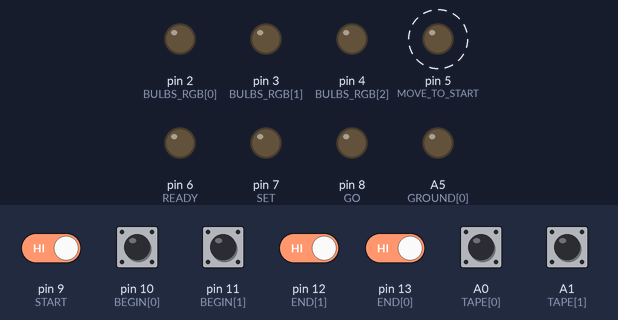
Recording of a sketch running on a simulated Arduino Nano, built with avr-gcc and run on an emulated ATmega328P. Parts: output pins drawn as LEDs (lit = HIGH). Dashed ring = blinking. The inputs (shaded band) are chosen by the test bench; at power-on: A0 (TAPE[0]), A1 (TAPE[1]), pin 9 (START), pin 10 (BEGIN[0]), pin 11 (BEGIN[1]), pin 12 (END[1]), pin 13 (END[0]) HIGH. EEPROM starts erased; what the sketch prints to the serial monitor is not drawn.

Above: at 10.8 s.
10.9 s: pin 9 (START) driven LOW and pin 13 (END[0]) driven LOW
At 15.2 s:
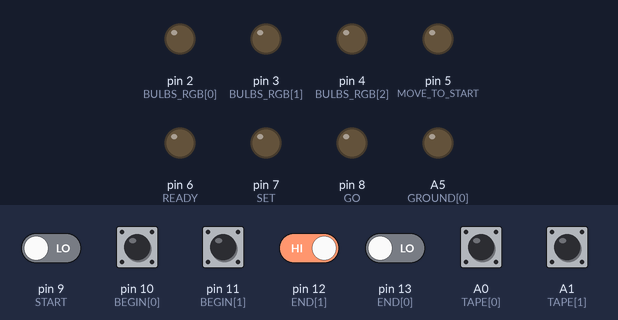
16.9 s: pin 9 (START) driven HIGH
At 17.3 s:
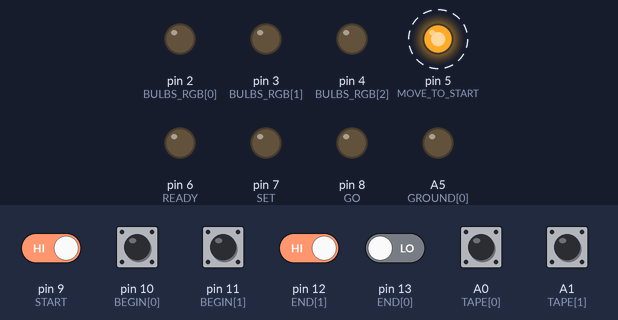
22.9 s: pin 9 (START) driven LOW
At 27.8 s:
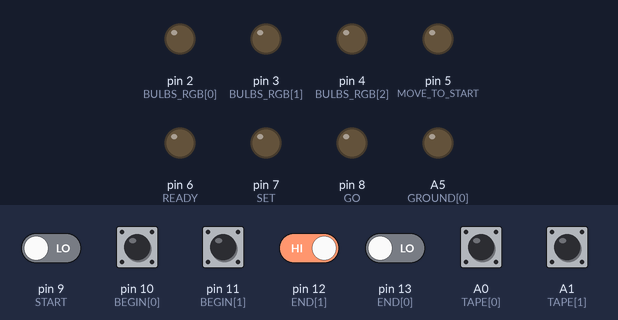
33.7 s: pin 9 (START) driven HIGH and pin 12 (END[1]) driven LOW
At 34.5 s:
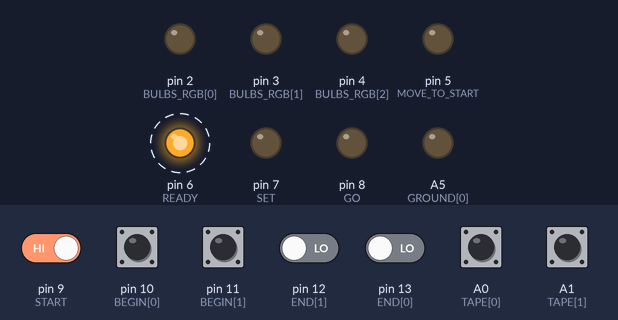
39.7 s: pin 9 (START) driven LOW
At 40.8 s:
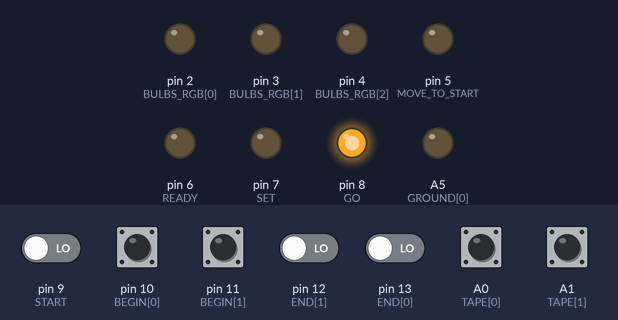
45.7 s: pin 12 (END[1]) driven HIGH
At 46.3 s:
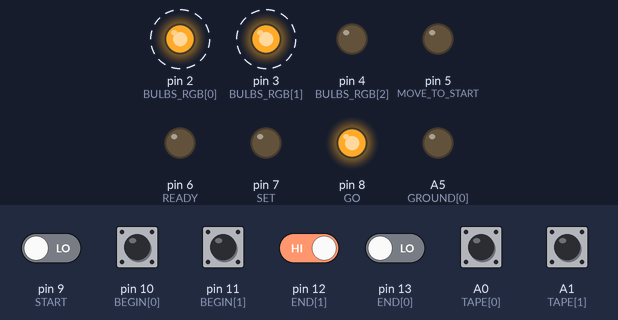
Timing chart, 0 to 56.2 s (numbered marks = the images above; inputs shaded):
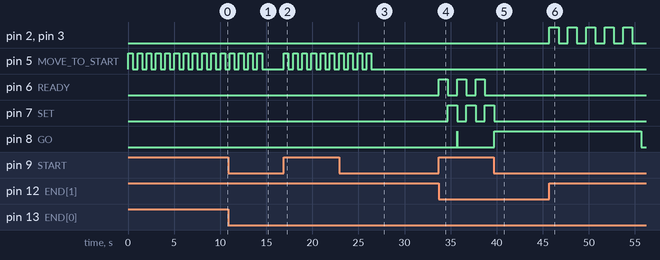

Measured:
- after the input at 10.9 s, pin 5 (MOVE_TO_START): goes on until 14.5 s, then stays LOW
- after the input at 16.9 s, pin 5 (MOVE_TO_START): alternates HIGH for 0.50 s and LOW for 0.50 s, starting at once
- after the input at 22.9 s, pin 5 (MOVE_TO_START): goes on until 26.4 s, then stays LOW
- after the input at 33.7 s, pin 6 (READY): alternates HIGH for 1.0 s and LOW for 1.0 s, starting at once; pin 7 (SET): alternates HIGH for 1.0 s and LOW for 1.0 s, starting after 1.0 s; pin 8 (GO): LOW → HIGH after 2.0 s, → LOW 0.01 s later
- after the input at 39.7 s, pin 6 (READY): stops changing and stays LOW; pin 7 (SET): goes on until 39.7 s, then stays LOW; pin 8 (GO): LOW → HIGH at once
- after the input at 45.7 s, pin 2 (BULBS_RGB[0]), pin 3 (BULBS_RGB[1]): alternates HIGH for 1.0 s and LOW for 1.0 s, starting at once; pin 8 (GO): HIGH → LOW after 10.0 s
- by itself, pin 5 (MOVE_TO_START): alternates HIGH for 0.50 s and LOW for 0.50 s

The sketch:

steady-state.ino
```cpp
#include <EEPROM.h>

const int NONE = 0;

const int PURPLE[3] = {HIGH, LOW, HIGH};
const int YELLOW[3] = {HIGH, HIGH, LOW};

// BEGIN PIN MAPPINGS

// Countdown LEDs
const int READY = 6; // DONE
const int SET = 7; // DONE
const int GO = 8; // DONE
const int MOVE_TO_START = 5; // DONE

// Switches
const int BEGIN[2] = {10 /* DONE (GREEN) */, 11 /* DONE (YELLOW) */};
const int END[2] = {13 /* DONE (RED) */, 12 /* DONE (WHITE) */};

// Buttons
const int START = 9; // DONE (BLUE)

// Win/lose LEDs
const int BULBS_RGB[3] = {2, 3, 4}; // DONE

// Copper tape
const int TAPE[2] = {A0, A1}; // DONE

// Fake Ground
const int GROUND[2] = {A5, A6}; // DONE

// END PIN MAPPINGS

// Addresses
const int NO_WIN_ADDR = 0x0;
const int YELLOW_WIN_ADDR = 0x14;
const int PURPLE_WIN_ADDR = 0x28;

void setCountdown(int value) {
  digitalWrite(READY, value == READY ? HIGH : LOW);
  digitalWrite(SET, value == SET ? HIGH : LOW);
  digitalWrite(GO, value == GO ? HIGH : LOW);
  digitalWrite(MOVE_TO_START, value == MOVE_TO_START ? HIGH : LOW);
}

void setup() {
  Serial.begin(115200);

  pinMode(READY, OUTPUT);
  pinMode(SET, OUTPUT);
  pinMode(GO, OUTPUT);
  pinMode(MOVE_TO_START, OUTPUT);
  digitalWrite(READY, LOW);
  digitalWrite(SET, LOW);
  digitalWrite(GO, LOW);
  digitalWrite(MOVE_TO_START, LOW);

  pinMode(GROUND[0], OUTPUT);
  pinMode(GROUND[1], OUTPUT);
  digitalWrite(GROUND[0], LOW);
  digitalWrite(GROUND[1], LOW);

  pinMode(START, INPUT_PULLUP);

  for (int i = 0; i < 2; i++) {
    pinMode(BEGIN[i], INPUT_PULLUP);
    pinMode(END[i], INPUT_PULLUP);
    pinMode(TAPE[i], INPUT_PULLUP);
  }

  for (int i = 0; i < 3; i++) {
    pinMode(BULBS_RGB[i], OUTPUT);
    digitalWrite(BULBS_RGB[i], LOW);
  }

  unsigned long total_games = 0;
  for (int winner = 0; winner <= 2; ++winner) {
    int base_addr = NO_WIN_ADDR;
    if (winner == 1) {
      base_addr = PURPLE_WIN_ADDR;
      Serial.println("Purple win:");
    } else if (winner == 2) {
      base_addr = YELLOW_WIN_ADDR;
      Serial.println("Yellow win:");
    } else {
      Serial.println("No win:");
    }

    unsigned long count;

    Serial.print("< 5 seconds: ");
    EEPROM.get(base_addr + 0x0, count);
    Serial.println(count);
    Serial.print("< 30 seconds: ");
    EEPROM.get(base_addr + 0x4, count);
    Serial.println(count);
    total_games += count;
    Serial.print("< 60 seconds: ");
    EEPROM.get(base_addr + 0x8, count);
    Serial.println(count);
    total_games += count;
    Serial.print("< 120 seconds: ");
    EEPROM.get(base_addr + 0xc, count);
    Serial.println(count);
    total_games += count;
    Serial.print(">= 120 seconds: ");
    EEPROM.get(base_addr + 0x10, count);
    Serial.println(count);
    total_games += count;
  }

  Serial.print("Total games (not including < 5 seconds: ");
  Serial.println(total_games);
}

bool okayToStart() {
  return (digitalRead(TAPE[0]) &&
          digitalRead(TAPE[1]) &&
          !digitalRead(END[0]) &&
          !digitalRead(END[1]) &&
          digitalRead(BEGIN[0]) &&
          digitalRead(BEGIN[1]));
}

void flashBackToStart() {
  for (int i = 0; i < 5; i++) {
    setCountdown(MOVE_TO_START);
    delay(500);
    setCountdown(NONE);
    delay(500);
  }
}

// Returns true if someone tries to cheat (i.e. move their rod) during the delay.
// Returns false otherwise.
bool delayAndCheckForCheating(unsigned long value) {
  unsigned long begin = millis();
  while (millis() - begin < value) {
    if (!okayToStart()) {
      return true; // cheating!
    }
  }
  return false;
}

// Returns true on success, false if someone moves before the countdown is over
bool doCountdown() {
  setCountdown(READY);
  if (delayAndCheckForCheating(1000)) return false;
  setCountdown(SET);
  if (delayAndCheckForCheating(1000)) return false;
  setCountdown(GO);
  return true;
}

void waitForStart() {
  while (true) {
    while (!digitalRead(START)) {
      Serial.println("SPIN");
      /* spin */ }
    Serial.println("END SPIN!");
    if (!okayToStart()) {
      Serial.println("DO FLASH");
      flashBackToStart();
    } else {
      Serial.println("DO COUNTDOWN");
      bool successfulStart = doCountdown();
      if (successfulStart) {
        return;
      } else {
        flashBackToStart();
      }
    }
  }
}

int playGame() {
  int winner = 0;
  while (!digitalRead(START)) {
    for (int i = 0; i < 2; i++) {
      if (!digitalRead(TAPE[i])) {
        winner = (1-i) + 1;
        return winner;
      }
      if (digitalRead(END[i])) {
        winner = i + 1;
        return winner;
      }
    }
  }
  return winner;
}

void doWinSequence(int winner) {
  if (winner == 0) return;
  for (int i = 0; i < 5; i++) {
    for (int j = 0; j < 3; j++) {
      digitalWrite(BULBS_RGB[j], (winner == 1 ? PURPLE[j] : YELLOW[j]));
    }
    delay(1000);
    for (int j = 0; j < 3; j++) {
      digitalWrite(BULBS_RGB[j], LOW);
    }
    delay(1000);
  }
}

void recordWin(unsigned long duration, int winner) {
  int base_addr = NO_WIN_ADDR;
  if (winner == 1) base_addr = PURPLE_WIN_ADDR;
  else if (winner == 2) base_addr = YELLOW_WIN_ADDR;

  int offset = 0;
  if (duration < 5L * 1000L) {
    offset = 0x0;
  } else if (duration < 30L * 1000L) {
    offset = 0x4;
  } else if (duration < 60L * 1000L) {
    offset = 0x8;
  } else if (duration < 120L * 1000L) {
    offset = 0xc;
  } else {
    offset = 0x10;
  }

  unsigned long count;
  EEPROM.get(base_addr + offset, count);
  EEPROM.put(base_addr + offset, count + 1);
}

void loop() {
  waitForStart();
  Serial.println("STARTED!");
  unsigned long start_time = millis();
  int winner = playGame();
  unsigned long end_time = millis();
  recordWin(start_time - end_time, winner);
  doWinSequence(winner);
  setCountdown(NONE);
}

//void updateEEPROMTime() {
//  // Check if our clock has ticked forward ten minutes compared to the stored EEPROM value
//  unsigned long eeprom_time;
//  EEPROM.get(TIME_ADDR, eeprom_time);
//  unsigned long current_time = previous_time + millis();
//  if (current_time > eeprom_time + TEN_MINUTES_MS) {
//    // If so, update the EEPROM time
//    EEPROM.put(TIME_ADDR, current_time);
//    Serial.print("Updated EEPROM time to: ");
//    Serial.println(current_time);
//  }
//}
//
//// Get the number of plays stored in EEPROM for this hour
//unsigned int getEEPROMCount(unsigned int hour) {
//  unsigned int count; // 2 bytes
//  EEPROM.get(COUNTER_ADDR + 2*hour, count);
//  return count;
//}
//
//// Store count into the EEPROM at the given hour
//void putEEPROMCount(unsigned int hour, unsigned int count) {
//  EEPROM.put(COUNTER_ADDR + 2*hour, count);
//}
```
